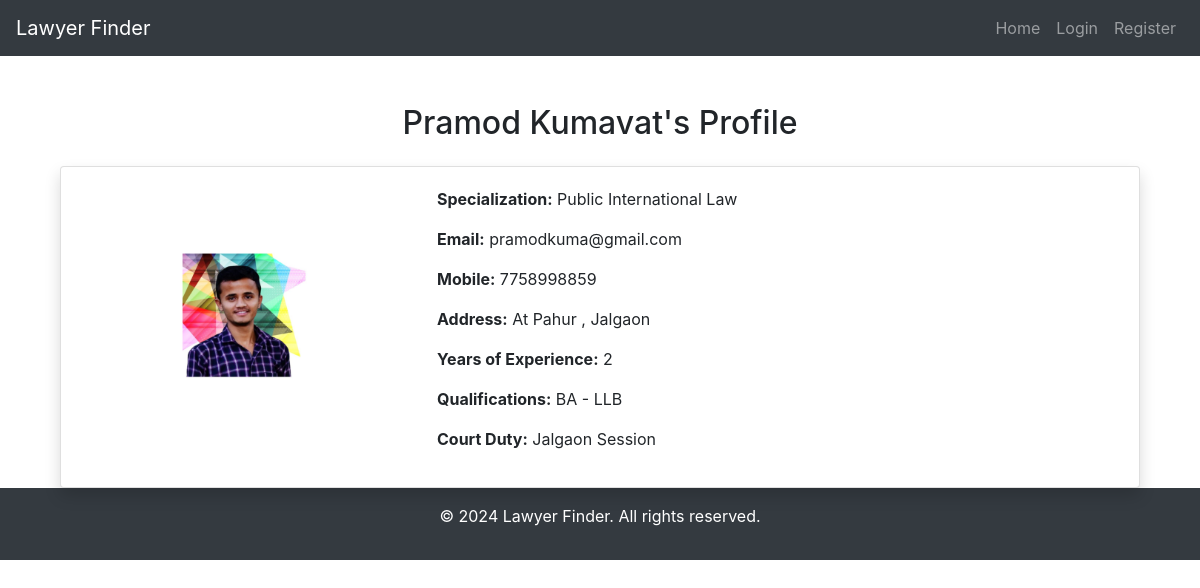
The page /lawyer_detail/1/ on the database its author committed.
### lawyer/models.py (models this page shows, shortened)
class Lawyer(models.Model):
    user = models.OneToOneField(settings.AUTH_USER_MODEL, on_delete=models.CASCADE, related_name="lawyer_profile")
    address = models.CharField(max_length=200, null=False)
    mobile = models.CharField(max_length=15, null=False)
    email = models.EmailField(null=False)
    full_name = models.CharField(max_length=200, null=False)
    is_approved = models.BooleanField(default=False)
    qualifications = models.TextField(blank=True, null=True)
    specializations = models.TextField(blank=True, null=True)
    years_of_experience = models.PositiveIntegerField(blank=True, null=True)
    profile_photo = models.ImageField(upload_to='profile_photos/', blank=True, null=True)
    court_duty = models.CharField(max_length=200, blank=True, null=True)
    total_cases = models.PositiveIntegerField(blank=True, null=True)

### user/views.py (the view)
# urls.py: path('lawyer_detail/<int:id>/', view_lawyer_details, name='view_lawyer_details'),
def view_lawyer_details(request, id):
    lawyer = get_object_or_404(Lawyer, id=id)
    return render(request, 'user/lawyer_details.html', {'lawyer': lawyer})

### user/templates/user/lawyer_details.html (shortened to what this page needs)
{% extends 'usernav.html' %}
{% block content %}
<div class="container mt-5">
    <h2 class="text-center mb-4">{{ lawyer.full_name }}'s Profile</h2>
    <div class="card shadow">
        <div class="card-body">
            <div class="row align-items-center">
                <div class="col-md-4 text-center">
                    {% if lawyer.profile_photo %}
                        <img src="{{ lawyer.profile_photo.url }}" class="img-fluid rounded-circle mb-4"
                             style="width: 200px; height: 200px; object-fit: cover;">
                    {% else %}
                        <p>No profile photo available.</p>
                    {% endif %}
                </div>
                <div class="col-md-8">
                    <p><strong>Specialization:</strong> {{ lawyer.specializations }}</p>
                    <p><strong>Email:</strong> {{ lawyer.email }}</p>
                    <p><strong>Mobile:</strong> {{ lawyer.mobile }}</p>
                    <p><strong>Address:</strong> {{ lawyer.address }}</p>
                    <p><strong>Years of Experience:</strong> {{ lawyer.years_of_experience }}</p>
                    <p><strong>Qualifications:</strong> {{ lawyer.qualifications }}</p>
                    <p><strong>Court Duty:</strong> {{ lawyer.court_duty }}</p>
                </div>
            </div>
        </div>
    </div>
</div>
{% endblock %}

### rows shown on the page
Lawyer: full_name "Pramod Kumavat", profile_photo (picture), specializations "Public International Law", email "pramodkuma@gmail.com", mobile "7758998859", address "At Pahur , Jalgaon", years_of_experience "2", qualifications "BA - LLB", court_duty "Jalgaon Session"
